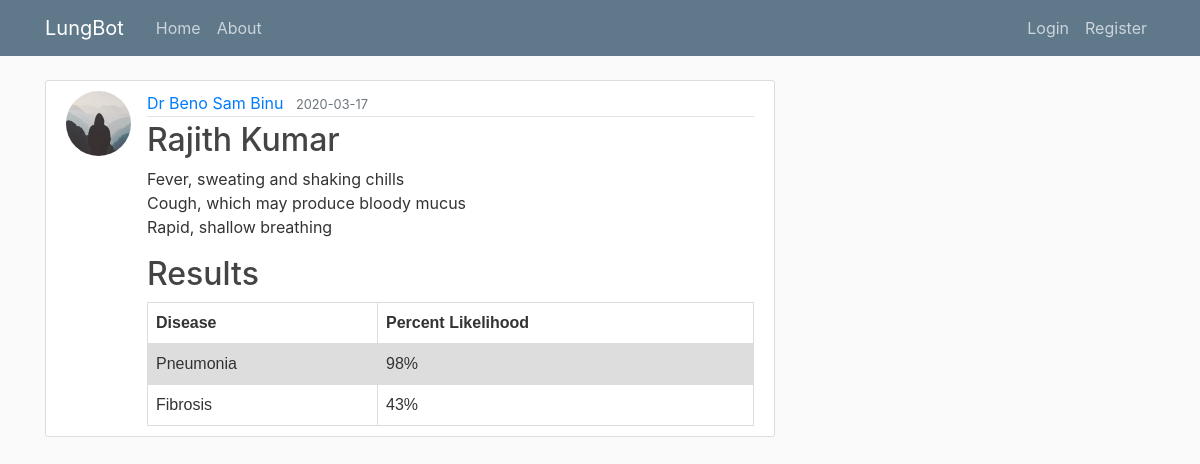
Screenshot of /post/2 with the database file from the repository.
### flaskblog/models.py (models this page shows, shortened)
class User(db.Model, UserMixin):
    id = db.Column(db.Integer, primary_key=True)
    username = db.Column(db.String(20), unique=True, nullable=False)
    email = db.Column(db.String(120), unique=True, nullable=False)
    image_file = db.Column(db.String(20), nullable=False, default='default.jpg')
    password = db.Column(db.String(60), nullable=False)
    posts = db.relationship('Post', backref='author', lazy=True)

class Post(db.Model):
    id = db.Column(db.Integer, primary_key=True)
    title = db.Column(db.String(100), nullable=False)
    date_posted = db.Column(db.DateTime, nullable=False, default=datetime.utcnow)
    content = db.Column(db.Text, nullable=False)
    user_id = db.Column(db.Integer, db.ForeignKey('user.id'), nullable=False)

### flaskblog/routes.py (the view)
@app.route("/post/<int:post_id>")
def post(post_id):
    post = Post.query.get_or_404(post_id)
    return render_template('post.html', title=post.title, post=post)

### flaskblog/templates/post.html (shortened to what this page needs)
{% extends "layout.html" %}
{% block content %}
  <article class="media content-section">
    <img class="rounded-circle article-img" src="{{ url_for('static', filename='profile_pics/' + post.author.image_file) }}">
    <div class="media-body">
      <div class="article-metadata">
        <a class="mr-2" href="{{ url_for('user_posts', username=post.author.username) }}">{{ post.author.username }}</a>
        <small class="text-muted">{{ post.date_posted.strftime('%Y-%m-%d') }}</small>
      </div>
      <h2 class="article-title">{{ post.title }}</h2>
      <p class="article-content">{{ post.content }}</p>
          <h2>Results</h2>
          <table>
            <tr>
              <th>Disease</th>
              <th>Percent Likelihood</th>
            </tr>
            <tr>
              <td>Pneumonia</td>
              <td>98%</td>
            </tr>
            <tr>
              <td>Fibrosis</td>
              <td>43%</td>
            </tr>
          </table>
    </div>
  </article>
{% endblock content %}

### flaskblog/static/main.css (style rules this page uses)
body { background: #fafafa; color: #333333; margin-top: 5rem; }
h1, h2, h3, h4, h5, h6 { color: #444444; }
.content-section { background: #ffffff; padding: 10px 20px; border: 1px solid #dddddd; border-radius: 3px; margin-bottom: 20px; }
.article-title { color: #444444; }
.article-content { white-space: pre-line; }
.article-img { height: 65px; width: 65px; margin-right: 16px; }
.article-metadata { padding-bottom: 1px; margin-bottom: 4px; border-bottom: 1px solid #e3e3e3 }

### flaskblog/templates/post.html (style rules this page uses)
table { font-family: arial, sans-serif; border-collapse: collapse; width: 100%; }
td, th { border: 1px solid #dddddd; text-align: left; padding: 8px; }
tr:nth-child(even) { background-color: #dddddd; }

### rows the page displays
User: image_file (placeholder picture), author.username "Dr Beno Sam Binu"
Post: date_posted "2020-03-17", title "Rajith Kumar", content "Fever, sweating and shaking chills Cough, which may produce bloody mucus Rapid, shallow breathing"
